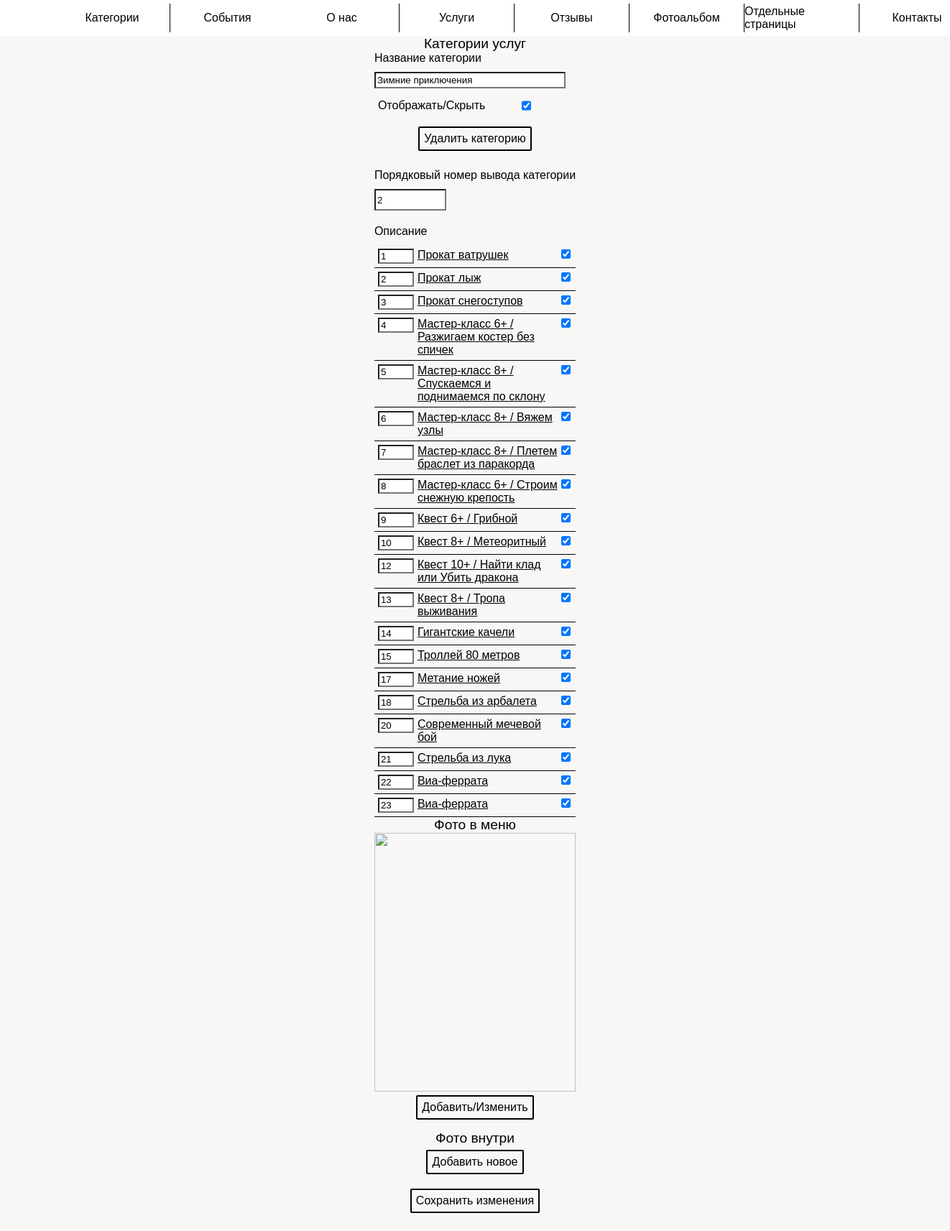
/admin_panel/category_change?category_id=14 (signed in), run on an earlier commit of the app's database.
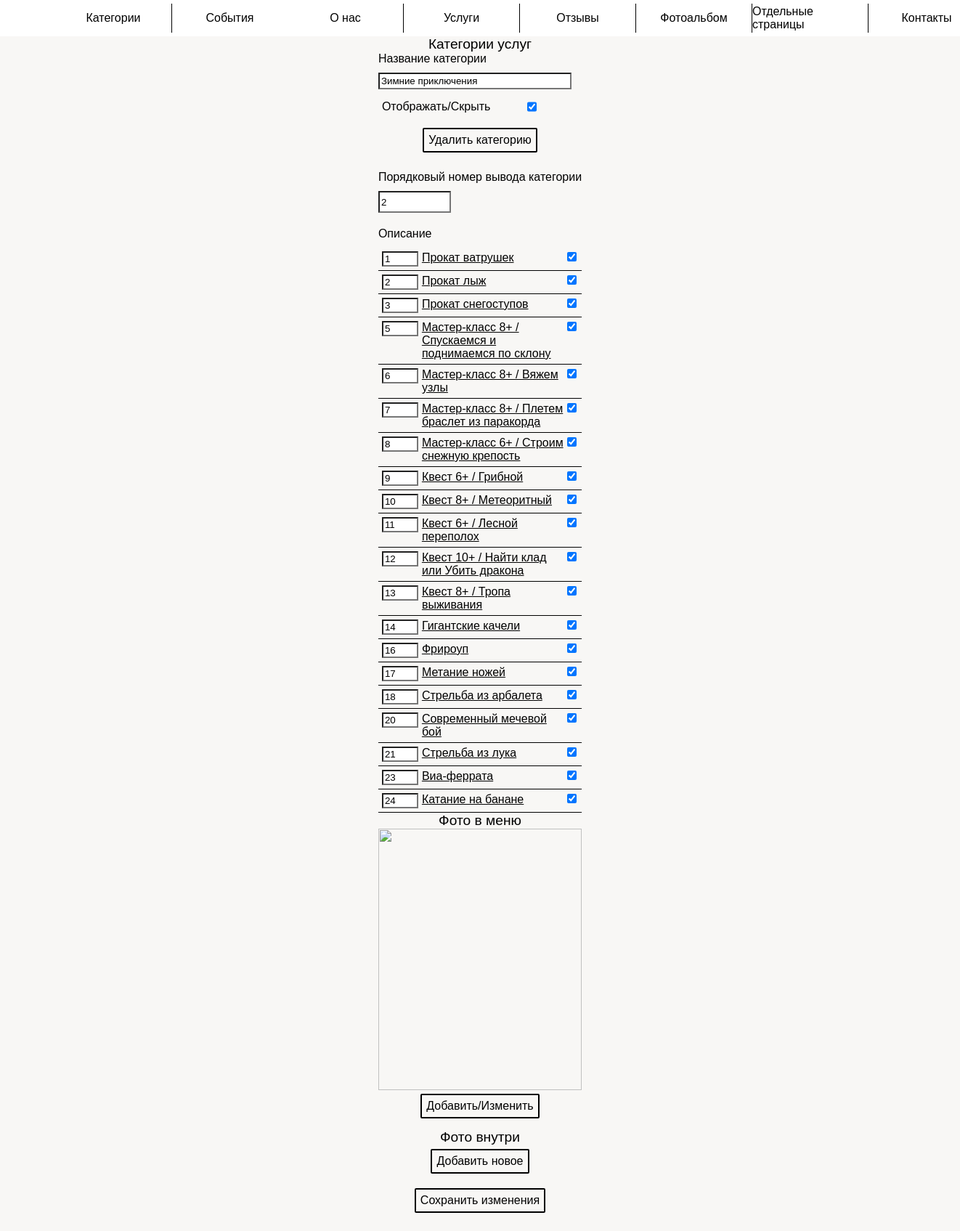
And on a later commit of the database.
### app/models.py (models this page shows, shortened)
class ServiceCategory(db.Model):
    id = db.Column(db.Integer, primary_key=True, index=True, unique=True)
    service_id = db.Column(db.ForeignKey('service.id'))
    category_id = db.Column(db.ForeignKey('category.id'))
    number = db.Column(db.Integer, default=500)  # порядковый номер

class Service(db.Model):
    id = db.Column(db.Integer, primary_key=True, index=True, unique=True)
    name = db.Column(db.String(128))
    short_description = db.Column(db.String(512))  # краткое описание
    description = db.Column(db.Text)  # полное описание
    status = db.Column(db.BOOLEAN())  # отображение клиентам
    next = db.Column(db.BOOLEAN())   # есть ли переход на дальнейшую страницу
    categories = db.relationship('ServiceCategory', backref='service', lazy='dynamic')
    price = db.Column(db.String(8))
    time = db.Column(db.String(128))

### app/admin_panel/routes.py (the view, shortened to what this page needs)
@bp.route('/category_change', methods=['GET', 'POST'])
@login_required
def category_change():
    base_number = 1
    category_id = request.args.get('category_id')
    category = Category.query.filter_by(id=category_id).first()
    services = category.services.order_by(ServiceCategory.number).all()
    numbers = []  # хранит порядковые номера услуг
    try:
        files = listdir('app/static/images/category/{}'.format(category_id))
    except:
        files = []
    for element in services:
        numbers.append(element.number)
    services = category.services.order_by(ServiceCategory.number).all()
    return render_template('admin_panel/category.html', title='{}'.format(category.name),
                           category=category, services=services, numbers=numbers, files=files)

### app/admin_panel/routes.py (called while the page is built)
@bp.after_request
def add_header(r):
    r.headers["Cache-Control"] = "no-cache, no-store, must-revalidate"
    r.headers["Pragma"] = "no-cache"
    r.headers["Expires"] = "1"
    r.headers['Cache-Control'] = 'public, max-age=0'
    return r

### app/models.py (called while the page is built)
@login.user_loader
def load_user(id):
    return Admin.query.get(int(id))

### app/templates/admin_panel/category.html (shortened to what the changed rows need)
{% extends "admin_panel/base.html" %}
{% block app_content %}
    <link rel="stylesheet" href="{{ url_for('static', filename='admin_panel/category.css') }}">
    <link rel="stylesheet" href="{{ url_for('static', filename='slider.css') }}">
    <link rel="stylesheet" href="{{ url_for('static', filename='event/event.css') }}">
    {% set title = ckeditor %}
    <div class="grid_panel">
        <div class="grid_block partners_map">
            <form method="POST" enctype="multipart/form-data"
                  action="{{ url_for('admin_panel.category_change') }}?category_id={{ category.id }}">
                {% set i = namespace(a=0) %}
                {% for element in services %}
                    <div class="grid_element">
                        {% set service = element.service %}
                        <div class="grid_checkbox_2">
                            <div>
                                <label>
                                    <input class="service_number" type="number" min="0"
                                           name="service_number_{{ service.id }}" value="{{ numbers[i.a] }}">
                                </label>
                            </div>
                            <a href="{{ url_for('admin_panel.service_test') }}?service_id={{ service.id }}"
                               class="service_name">{{ service.name if service.name }}</a>
                            <div>
                                <input type="checkbox" class="checkbox" name="service_checkbox_{{ service.id }}"
                                       id="checkbox_{{ service.id }}"
                                       value="1" {{ "checked" if service.status else "" }}/>
                            </div>
                        </div>
                    </div>
                    {% set i.a = i.a + 1 %}
                {% endfor %}
            </form>
        </div>
    </div>
{% endblock %}

What changed in the data, as far as the page shows it:
removed ServiceCategory: numbers "4"
no longer on this page (row edited): Service: name "Мастер-класс 6+ / Разжигаем костер без спичек"
removed ServiceCategory: numbers "15"
no longer on this page (row edited): Service: name "Троллей 80 метров"
removed ServiceCategory: numbers "22"
no longer on this page (row edited): Service: name "Виа-феррата"
added ServiceCategory: numbers "11"
now on this page (row unchanged): Service: name "Квест 6+ / Лесной переполох"
added ServiceCategory: numbers "16"
now on this page (row unchanged): Service: name "Фрироуп"
added ServiceCategory: numbers "24"
added Service: name "Катание на банане"
